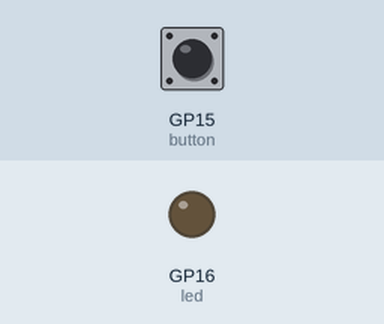
The program below on a simulated Raspberry Pi Pico running MicroPython. Shown: output pins drawn as LEDs (lit = HIGH). The test bench sets the inputs (shaded band); at power-on: GP15 (button) LOW.

Above: at 1.2 s.
1.3 s: GP15 (button) pulled HIGH for 3.2 s
At 5.4 s:
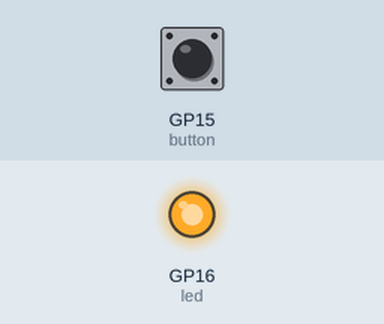
6.0 s: GP15 (button) pulled HIGH for 0.15 s
At 6.7 s:
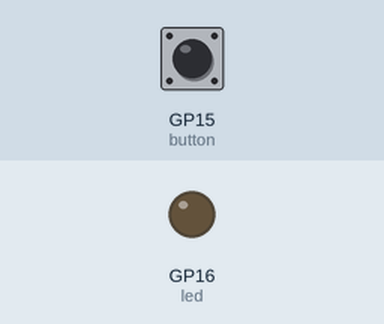
Timing chart, 0 to 9.0 s (numbered marks = the images above; inputs shaded):
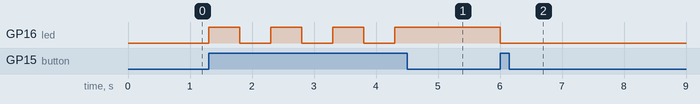

Measured:
- after the input at 1.3 s, GP16 (led): alternates HIGH for 0.50 s and LOW for 0.50 s, 7 changes in all, then stays HIGH, starting at once
- after the input at 6.0 s, GP16 (led): HIGH → LOW at once

The program:

002-button.py
```python
#https://docs.micropython.org/en/latest/library/machine.Pin.html
from machine import Pin
import time

led = Pin(16, Pin.OUT)
button = Pin(15, Pin.IN, None)

while True:
    if button.value():
        led.toggle()
        time.sleep(0.5)
```
